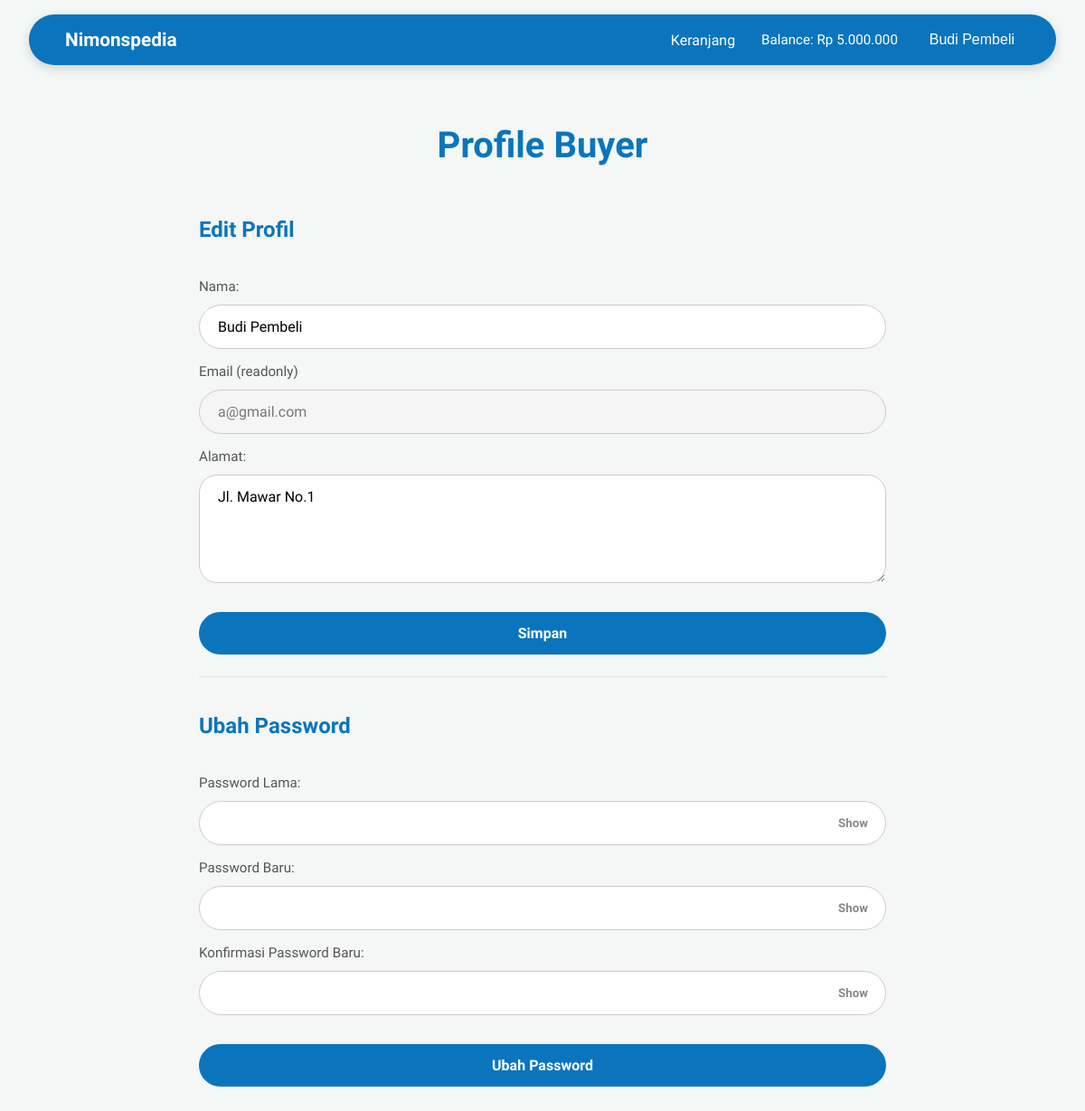
Page /php/src/public/buyer/profile.php (signed in) on the committed database.
### tables this page shows
CREATE TABLE IF NOT EXISTS users (
    user_id INT AUTO_INCREMENT PRIMARY KEY,
    email VARCHAR(255) NOT NULL UNIQUE,
    password VARCHAR(255) NOT NULL,
    role ENUM('BUYER', 'SELLER') NOT NULL,
    name VARCHAR(100) NOT NULL,
    address TEXT,
    balance INT DEFAULT 0,
    created_at DATETIME DEFAULT CURRENT_TIMESTAMP,
    updated_at DATETIME DEFAULT CURRENT_TIMESTAMP ON UPDATE CURRENT_TIMESTAMP
);

### php/src/app/controllers/profileController.php (called while the page is built, shortened)
<?php
require_once __DIR__ . '/../models/user.php';
class ProfileController {
    private $userModel;
    private $userId;
    public function __construct($db, $userId) {
        $this->userModel = new User($db);
        $this->userId = $userId;
    }
    public function getUser() {
        return $this->userModel->findById($this->userId);
    }
}

### php/src/app/models/user.php (called while the page is built, shortened)
<?php
class User {
    private mysqli $conn;
    private string $table = "users";
    public function __construct(mysqli $db) {
        $this->conn = $db;
    }
    public function findById($id): ?array {
        $query = "SELECT * FROM {$this->table} WHERE user_id = ?";
        $stmt = $this->conn->prepare($query);
        $stmt->bind_param("i", $id);
        $stmt->execute();
        $result = $stmt->get_result();
        return $result->fetch_assoc() ?: null;
    }
}

### php/src/public/buyer/profile.php (the view, shortened to what this page needs)
<?php
include_once(__DIR__ . '/../../app/config/db.php');
include_once(__DIR__ . '/../../app/controllers/profileController.php');
$controller = new App\Controllers\ProfileController($conn, $_SESSION['user_id']);
$user = $controller->getUser();
?>
<!DOCTYPE html>
<html lang="id">
<head>
    <link rel="stylesheet" href="../assets/css/profile.css">
</head>
    <body>
    <?php include_once(__DIR__ . '/../../app/components/navbar.php'); ?>
    <div class="profile-container">
        <h1>Profile Buyer</h1>
        <form method="POST" id="profile-form" class="profile-section">
            <h2>Edit Profil</h2>
            <label for="name">Nama:</label>
            <input type="text" id="name" name="name" value="<?= htmlspecialchars($user['name']) ?>" required>
            <label for="email">Email (readonly)</label>
            <input type="email" id="email" value="<?= htmlspecialchars($user['email']) ?>" readonly>
            <label for="address">Alamat:</label>
            <textarea id="address" name="address" required><?= htmlspecialchars($user['address']) ?></textarea>
            <button type="submit" name="update_profile">Simpan</button>
        </form>
        <form method="POST" id="password-form">
            <h2>Ubah Password</h2>
            <label for="old_password">Password Lama:</label>
            <div class="password-wrapper">
                <input type="password" id="old_password" name="old_password" required>
            </div>
            <label for="new_password">Password Baru:</label>
            <div class="password-wrapper">
                <input type="password" id="new_password" name="new_password" required>
            </div>
            <label for="confirm_password">Konfirmasi Password Baru:</label>
            <div class="password-wrapper">
                <input type="password" id="confirm_password" name="confirm_password" required>
            </div>
            <button type="submit" name="change_password">Ubah Password</button>
        </form>
    </div>
    </body>
</html>

### php/src/public/assets/css/profile.css (style rules this page uses)
body { font-family: 'Plus Jakarta Sans', sans-serif; margin: 0; background: #FFFFFF; color: #333; padding-top: 90px; }
.profile-container { width: 100%; max-width: 800px; margin: 0 auto; padding: 20px; box-sizing: border-box; }
.profile-container h1 { font-size: 2.5rem; font-weight: 700; color: #0A75BD; margin-bottom: 2.5rem; text-align: center; }
.profile-container h2 { font-size: 1.5rem; font-weight: 600; color: #0A75BD; text-align: left; margin-top: 1rem; margin-bottom: 1.5rem; }
form { display: flex; flex-direction: column; gap: 1rem; margin-bottom: 1rem; }
label { font-size: 0.95rem; font-weight: 500; color: #555; text-align: left; margin-bottom: -5px; }
input[type="text"], input[type="email"], input[type="password"] { width: 100%; padding: 14px 20px; border: 1px solid #ccc; border-radius: 999px; font-size: 1rem; font-family: 'Plus Jakarta Sans', sans-serif; box-sizing: border-box; transition: border-color 0.2s; }
textarea { width: 100%; padding: 14px 20px; border: 1px solid #ccc; border-radius: 20px; font-size: 1rem; font-family: 'Plus Jakarta Sans', sans-serif; box-sizing: border-box; min-height: 120px; resize: vertical; transition: border-color 0.2s; }
input[readonly] { background-color: #f5f5f5; cursor: not-allowed; color: #777; }
.profile-container button[type="submit"] { background-color: #0A75BD; color: white; border: none; padding: 14px 20px; border-radius: 999px; font-size: 1rem; font-weight: 600; font-family: 'Plus Jakarta Sans', sans-serif; cursor: pointer; transition: background-color 0.2s; margin-top: 1rem; }
#profile-form { border-bottom: 1px solid #e0e0e0; padding-bottom: 1.5rem; margin-bottom: 1.5rem; }
.password-wrapper { position: relative; }
.password-wrapper input[type="password"], .password-wrapper input[type="text"] { padding-right: 70px; }

### php/src/public/assets/css/navbar.css (style rules this page uses)
body { margin: 0; padding-top: 90px; background-color: #f4f7f6; }

### rows in the picture
users: name "Budi Pembeli", email "a@gmail.com", address "Jl. Mawar No.1"

### other values in the picture
$balance "5.000.000"
$name "Budi Pembeli"
